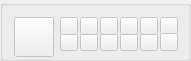
         <widget class="QGroupBox" name="groupBox_colors">
          <property name="minimumSize">
           <size>
            <width>191</width>
            <height>61</height>
           </size>
          </property>
          <property name="maximumSize">
           <size>
            <width>191</width>
            <height>61</height>
           </size>
          </property>
          <property name="title">
           <string/>
          </property>
          <layout class="QGridLayout" name="gridLayout_3">
           <item row="0" column="0">
            <widget class="QPushButton" name="pushButton_current_color">
             <property name="enabled">
              <bool>false</bool>
             </property>
             <property name="sizePolicy">
              <sizepolicy hsizetype="Fixed" vsizetype="Fixed">
               <horstretch>0</horstretch>
               <verstretch>0</verstretch>
              </sizepolicy>
             </property>
             <property name="minimumSize">
              <size>
               <width>40</width>
               <height>40</height>
              </size>
             </property>
             <property name="maximumSize">
              <size>
               <width>40</width>
               <height>40</height>
              </size>
             </property>
             <property name="statusTip">
              <string>Текущий цвет / выбрать свой цвет</string>
             </property>
             <property name="text">
              <string/>
             </property>
            </widget>
           </item>
           <item row="0" column="1">
            <layout class="QGridLayout" name="gridLayout_colors">
             <property name="spacing">
              <number>2</number>
             </property>
             <item row="1" column="4">
              <widget class="QPushButton" name="pushButton_color_10">
               <property name="enabled">
                <bool>false</bool>
               </property>
               <property name="sizePolicy">
                <sizepolicy hsizetype="Fixed" vsizetype="Fixed">
                 <horstretch>0</horstretch>
                 <verstretch>0</verstretch>
                </sizepolicy>
               </property>
               <property name="minimumSize">
                <size>
                 <width>18</width>
                 <height>18</height>
                </size>
               </property>
               <property name="maximumSize">
                <size>
                 <width>18</width>
                 <height>18</height>
                </size>
               </property>
               <property name="text">
                <string/>
               </property>
              </widget>
             </item>
             <item row="1" column="3">
              <widget class="QPushButton" name="pushButton_color_9">
               <property name="enabled">
                <bool>false</bool>
               </property>
               <property name="sizePolicy">
                <sizepolicy hsizetype="Fixed" vsizetype="Fixed">
                 <horstretch>0</horstretch>
                 <verstretch>0</verstretch>
                </sizepolicy>
               </property>
               <property name="minimumSize">
                <size>
                 <width>18</width>
                 <height>18</height>
                </size>
               </property>
               <property name="maximumSize">
                <size>
                 <width>18</width>
                 <height>18</height>
                </size>
               </property>
               <property name="text">
                <string/>
               </property>
              </widget>
             </item>
             <item row="0" column="4">
              <widget class="QPushButton" name="pushButton_color_4">
               <property name="enabled">
                <bool>false</bool>
               </property>
               <property name="sizePolicy">
                <sizepolicy hsizetype="Fixed" vsizetype="Fixed">
                 <horstretch>0</horstretch>
                 <verstretch>0</verstretch>
                </sizepolicy>
               </property>
               <property name="minimumSize">
                <size>
                 <width>18</width>
                 <height>18</height>
                </size>
               </property>
               <property name="maximumSize">
                <size>
                 <width>18</width>
                 <height>18</height>
                </size>
               </property>
               <property name="text">
                <string/>
               </property>
              </widget>
             </item>
             <item row="1" column="0">
              <widget class="QPushButton" name="pushButton_color_6">
               <property name="enabled">
                <bool>false</bool>
               </property>
               <property name="sizePolicy">
                <sizepolicy hsizetype="Fixed" vsizetype="Fixed">
                 <horstretch>0</horstretch>
                 <verstretch>0</verstretch>
                </sizepolicy>
               </property>
               <property name="minimumSize">
                <size>
                 <width>18</width>
                 <height>18</height>
                </size>
               </property>
               <property name="maximumSize">
                <size>
                 <width>18</width>
                 <height>18</height>
                </size>
               </property>
               <property name="text">
                <string/>
               </property>
              </widget>
             </item>
             <item row="1" column="1">
              <widget class="QPushButton" name="pushButton_color_7">
               <property name="enabled">
                <bool>false</bool>
               </property>
               <property name="sizePolicy">
                <sizepolicy hsizetype="Fixed" vsizetype="Fixed">
                 <horstretch>0</horstretch>
                 <verstretch>0</verstretch>
                </sizepolicy>
               </property>
               <property name="minimumSize">
                <size>
                 <width>18</width>
                 <height>18</height>
                </size>
               </property>
               <property name="maximumSize">
                <size>
                 <width>18</width>
                 <height>18</height>
                </size>
               </property>
               <property name="text">
                <string/>
               </property>
              </widget>
             </item>
             <item row="0" column="1">
              <widget class="QPushButton" name="pushButton_color_1">
               <property name="enabled">
                <bool>false</bool>
               </property>
               <property name="sizePolicy">
                <sizepolicy hsizetype="Fixed" vsizetype="Fixed">
                 <horstretch>0</horstretch>
                 <verstretch>0</verstretch>
                </sizepolicy>
               </property>
               <property name="minimumSize">
                <size>
                 <width>18</width>
                 <height>18</height>
                </size>
               </property>
               <property name="maximumSize">
                <size>
                 <width>18</width>
                 <height>18</height>
                </size>
               </property>
               <property name="text">
                <string/>
               </property>
              </widget>
             </item>
             <item row="1" column="2">
              <widget class="QPushButton" name="pushButton_color_8">
               <property name="enabled">
                <bool>false</bool>
               </property>
               <property name="sizePolicy">
                <sizepolicy hsizetype="Fixed" vsizetype="Fixed">
                 <horstretch>0</horstretch>
                 <verstretch>0</verstretch>
                </sizepolicy>
               </property>
               <property name="minimumSize">
                <size>
                 <width>18</width>
                 <height>18</height>
                </size>
               </property>
               <property name="maximumSize">
                <size>
                 <width>18</width>
                 <height>18</height>
                </size>
               </property>
               <property name="text">
                <string/>
               </property>
              </widget>
             </item>
             <item row="0" column="2">
              <widget class="QPushButton" name="pushButton_color_2">
               <property name="enabled">
                <bool>false</bool>
               </property>
               <property name="sizePolicy">
                <sizepolicy hsizetype="Fixed" vsizetype="Fixed">
                 <horstretch>0</horstretch>
                 <verstretch>0</verstretch>
                </sizepolicy>
               </property>
               <property name="minimumSize">
                <size>
                 <width>18</width>
                 <height>18</height>
                </size>
               </property>
               <property name="maximumSize">
                <size>
                 <width>18</width>
                 <height>18</height>
                </size>
               </property>
               <property name="text">
                <string/>
               </property>
              </widget>
             </item>
             <item row="0" column="3">
              <widget class="QPushButton" name="pushButton_color_3">
               <property name="enabled">
                <bool>false</bool>
               </property>
               <property name="sizePolicy">
                <sizepolicy hsizetype="Fixed" vsizetype="Fixed">
                 <horstretch>0</horstretch>
                 <verstretch>0</verstretch>
                </sizepolicy>
               </property>
               <property name="minimumSize">
                <size>
                 <width>18</width>
                 <height>18</height>
                </size>
               </property>
               <property name="maximumSize">
                <size>
                 <width>18</width>
                 <height>18</height>
                </size>
               </property>
               <property name="text">
                <string/>
               </property>
              </widget>
             </item>
             <item row="0" column="0">
              <widget class="QPushButton" name="pushButton_color_0">
               <property name="enabled">
                <bool>false</bool>
               </property>
               <property name="sizePolicy">
                <sizepolicy hsizetype="Fixed" vsizetype="Fixed">
                 <horstretch>0</horstretch>
                 <verstretch>0</verstretch>
                </sizepolicy>
               </property>
               <property name="minimumSize">
                <size>
                 <width>18</width>
                 <height>18</height>
                </size>
               </property>
               <property name="maximumSize">
                <size>
                 <width>18</width>
                 <height>18</height>
                </size>
               </property>
               <property name="text">
                <string/>
               </property>
              </widget>
             </item>
             <item row="0" column="5">
              <widget class="QPushButton" name="pushButton_color_5">
               <property name="enabled">
                <bool>false</bool>
               </property>
               <property name="sizePolicy">
                <sizepolicy hsizetype="Fixed" vsizetype="Fixed">
                 <horstretch>0</horstretch>
                 <verstretch>0</verstretch>
                </sizepolicy>
               </property>
               <property name="minimumSize">
                <size>
                 <width>18</width>
                 <height>18</height>
                </size>
               </property>
               <property name="maximumSize">
                <size>
                 <width>18</width>
                 <height>18</height>
                </size>
               </property>
               <property name="text">
                <string/>
               </property>
              </widget>
             </item>
             <item row="1" column="5">
              <widget class="QPushButton" name="pushButton_color_11">
               <property name="enabled">
                <bool>false</bool>
               </property>
               <property name="sizePolicy">
                <sizepolicy hsizetype="Fixed" vsizetype="Fixed">
                 <horstretch>0</horstretch>
                 <verstretch>0</verstretch>
                </sizepolicy>
               </property>
               <property name="minimumSize">
                <size>
                 <width>18</width>
                 <height>18</height>
                </size>
               </property>
               <property name="maximumSize">
                <size>
                 <width>18</width>
                 <height>18</height>
                </size>
               </property>
               <property name="text">
                <string/>
               </property>
              </widget>
             </item>
            </layout>
           </item>
          </layout>
         </widget>
